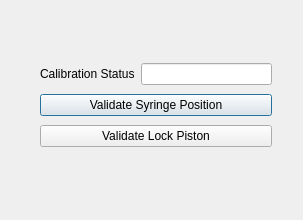
<?xml version="1.0" encoding="UTF-8"?>
<ui version="4.0">
 <class>DialogDeviceCalibration</class>
 <widget class="QDialog" name="DialogDeviceCalibration">
  <property name="geometry">
   <rect>
    <x>0</x>
    <y>0</y>
    <width>303</width>
    <height>220</height>
   </rect>
  </property>
  <property name="windowTitle">
   <string>Calibration Window</string>
  </property>
  <widget class="QWidget" name="layoutWidget">
   <property name="geometry">
    <rect>
     <x>40</x>
     <y>60</y>
     <width>232</width>
     <height>90</height>
    </rect>
   </property>
   <layout class="QVBoxLayout" name="verticalLayout">
    <item>
     <layout class="QHBoxLayout" name="horizontalLayout">
      <item>
       <widget class="QLabel" name="label">
        <property name="text">
         <string>Calibration Status</string>
        </property>
       </widget>
      </item>
      <item>
       <widget class="QLineEdit" name="le_cal_status"/>
      </item>
     </layout>
    </item>
    <item>
     <widget class="QPushButton" name="btn_ValidateSyringe">
      <property name="enabled">
       <bool>true</bool>
      </property>
      <property name="text">
       <string>Validate Syringe Position</string>
      </property>
     </widget>
    </item>
    <item>
     <widget class="QPushButton" name="btn_ValidatePiston">
      <property name="enabled">
       <bool>true</bool>
      </property>
      <property name="text">
       <string>Validate Lock Piston</string>
      </property>
     </widget>
    </item>
   </layout>
  </widget>
 </widget>
 <resources/>
 <connections/>
</ui>
